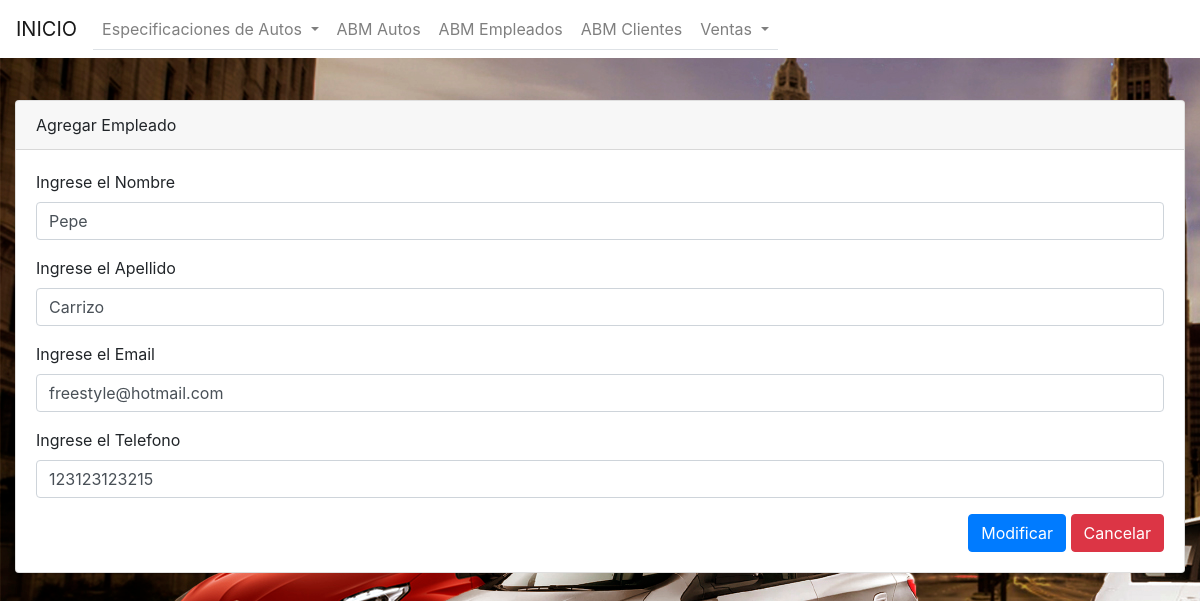
Screenshot of /empleado_alta_form_edit.php?id=11 with the database file from the repository.
### tables this page shows
CREATE TABLE `empleado` (
  `id` int(40) NOT NULL,
  `nombre` varchar(45) NOT NULL,
  `apellido` varchar(45) NOT NULL,
  `email` varchar(45) NOT NULL,
  `telefono` varchar(45) NOT NULL
);

### empleado_alta_form_edit.php (the view, shortened to what this page needs)
<!DOCTYPE html>
<html lang="en">
<head>
    <link rel="stylesheet" href="https://stackpath.bootstrapcdn.com/bootstrap/4.5.0/css/bootstrap.min.css">
    <nav class="navbar fixed-top navbar-expand-lg navbar-light bg-white">
        <a class="navbar-brand" href="index.php">INICIO</a>
        <div class="collapse navbar-collapse" id="navbarNav">
            <ul class="navbar-nav nav-tabs">
                <li class="nav-item dropdown">
                    <a class="nav-link dropdown-toggle" href="#" id="navbarDropdown" role="button" data-toggle="dropdown" aria-haspopup="true" aria-expanded="false">
                        Especificaciones de Autos
                    </a>
                </li>
                <li class="nav-item">
                    <a class="nav-link" href="autos_index.php">ABM Autos</a>
                </li>
                <li class="nav-item">
                    <a class="nav-link" href="empleado_index.php">ABM Empleados</a>
                </li>
                <li class="nav-item">
                    <a class="nav-link" href="cliente_index.php">ABM Clientes</a>
                </li>
                <li class="nav-item dropdown">
                    <a class="nav-link dropdown-toggle" href="#" id="navbarDropdown" role="button" data-toggle="dropdown" aria-haspopup="true" aria-expanded="false">
                        Ventas
                    </a>
                </li>
            </ul>
        </div>
    </nav>
</head>
<body style="background-image: url(background.jpg);">
    <div class="container-fluid" style="margin-top: 100px;">
        <div class="row justify-content-center">
            <div class="col">
                <div class="card">
                    <div class="card-header">
                        Agregar Empleado
                    </div>
                    <div class="card-body">
                        <?php
                        $conexion = mysqli_connect("localhost", "root", "", "concesionario") or
                            die("Problemas con la conexión hacia la db.");
                        if (isset($_GET['id'])) {
                            $id = $_GET['id'];
                            $consulta = "SELECT * FROM empleado WHERE id='$id'";
                            $ejecutar = mysqli_query($conexion, $consulta);
                            $reg = mysqli_fetch_array($ejecutar);
                            $nombre_empleado = $reg['nombre'];
                            $apellido_empleado = $reg['apellido'];
                            $email_empleado = $reg['email'];
                            $telefono_empleado = $reg['telefono'];
                        }
                        ?>
                        <form action="" method="post">
                            <div class="form-group">
                                <label for="exampleInputEmail1">Ingrese el Nombre</label>
                                <input type="text" class="form-control" name="nombre" value="<?php echo $nombre_empleado ?>" required>
                            </div>
                            <div class="form-group">
                                <label for="exampleInputEmail1">Ingrese el Apellido</label>
                                <input type="text" class="form-control" name="apellido" value="<?php echo $apellido_empleado ?>" required>
                            </div>
                            <div class="form-group">
                                <label for="exampleInputEmail1">Ingrese el Email</label>
                                <input type="text" class="form-control" name="email" value="<?php echo $email_empleado ?>" required>
                            </div>
                            <div class="form-group">
                                <label for="exampleInputEmail1">Ingrese el Telefono</label>
                                <input type="text" class="form-control" name="telefono" value="<?php echo $telefono_empleado ?>" required>
                            </div>
                            <div class="text-right">
                                <button type="submit" name="modificar" class="btn btn-primary">Modificar</button>
                                <a href="empleado_index.php"><button type="button" class="btn btn-danger">Cancelar</button></a>
                            </div>
                        </form>
                    </div>
                </div>
            </div>
        </div>
    </div>
</body>
</html>

### rows the page displays
empleado: nombre "Pepe", apellido "Carrizo", email "freestyle@hotmail.com", telefono "123123123215"
